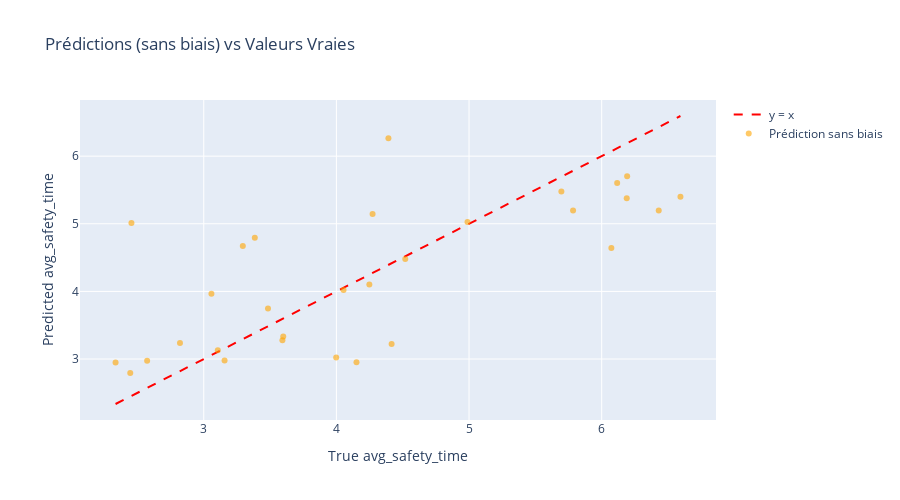
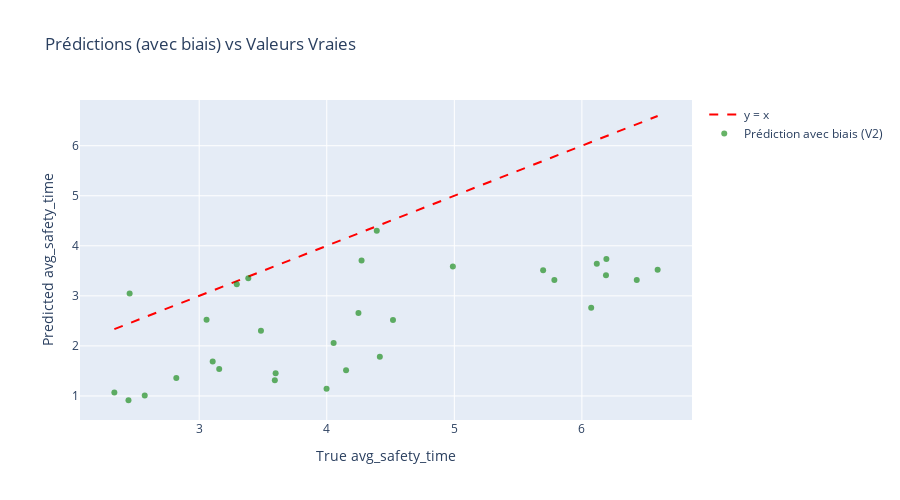
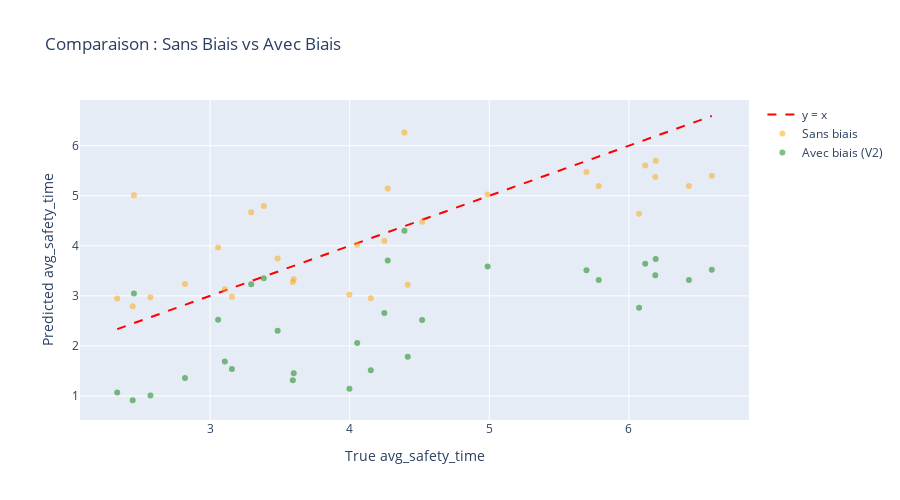
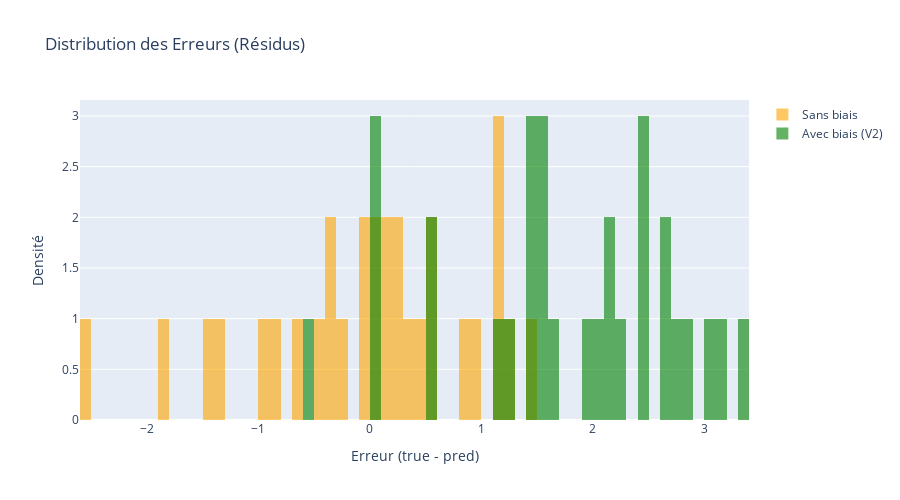

Write notebook code for charts like these, in order.
### Markdown cell above
# 8.Visualisations du modèle final

### Code cell
# ============================================================
# Visualisations du modèle final
# ============================================================

import plotly.graph_objects as go
import numpy as np
import pandas as pd

# Dataset d'évaluation déjà construit en Cellule 7
df_eval_vis = pd.DataFrame({
    "true": y_true,
    "pred_no_bias": y_pred_no_bias,
    "pred_final": y_pred_final,
    "weather": weather_test.values,
})

# ------------------------------------------------------------
# 1. Scatter : prédiction sans biais vs valeurs vraies
# ------------------------------------------------------------

m = df_eval_vis["true"].min()
M = df_eval_vis["true"].max()

fig1 = go.Figure()

fig1.add_trace(go.Scatter(
    x=[m, M], y=[m, M],
    mode="lines",
    name="y = x",
    line=dict(color="red", dash="dash")
))

fig1.add_trace(go.Scatter(
    x=df_eval_vis["true"],
    y=df_eval_vis["pred_no_bias"],
    mode="markers",
    name="Prédiction sans biais",
    marker=dict(color="orange", size=6, opacity=0.6)
))

fig1.update_layout(
    title="Prédictions (sans biais) vs Valeurs Vraies",
    xaxis_title="True avg_safety_time",
    yaxis_title="Predicted avg_safety_time",
    width=900, height=500
)

fig1.show()

# ------------------------------------------------------------
# 2. Scatter : prédiction finale (avec biais) vs valeurs vraies
# ------------------------------------------------------------

fig2 = go.Figure()

fig2.add_trace(go.Scatter(
    x=[m, M], y=[m, M],
    mode="lines",
    name="y = x",
    line=dict(color="red", dash="dash")
))

fig2.add_trace(go.Scatter(
    x=df_eval_vis["true"],
    y=df_eval_vis["pred_final"],
    mode="markers",
    name="Prédiction avec biais (V2)",
    marker=dict(color="green", size=6, opacity=0.6)
))

fig2.update_layout(
    title="Prédictions (avec biais) vs Valeurs Vraies",
    xaxis_title="True avg_safety_time",
    yaxis_title="Predicted avg_safety_time",
    width=900, height=500
)

fig2.show()

# ------------------------------------------------------------
# 3. Scatter combiné (comparaison directe)
# ------------------------------------------------------------

fig3 = go.Figure()

fig3.add_trace(go.Scatter(
    x=[m, M], y=[m, M],
    mode="lines",
    name="y = x",
    line=dict(color="red", dash="dash")
))

fig3.add_trace(go.Scatter(
    x=df_eval_vis["true"],
    y=df_eval_vis["pred_no_bias"],
    mode="markers",
    name="Sans biais",
    marker=dict(color="orange", size=6, opacity=0.5)
))

fig3.add_trace(go.Scatter(
    x=df_eval_vis["true"],
    y=df_eval_vis["pred_final"],
    mode="markers",
    name="Avec biais (V2)",
    marker=dict(color="green", size=6, opacity=0.5)
))

fig3.update_layout(
    title="Comparaison : Sans Biais vs Avec Biais",
    xaxis_title="True avg_safety_time",
    yaxis_title="Predicted avg_safety_time",
    width=900, height=500
)

fig3.show()

# ------------------------------------------------------------
# 4. Distribution des résidus
# ------------------------------------------------------------

errors_no_bias = df_eval_vis["true"] - df_eval_vis["pred_no_bias"]
errors_final   = df_eval_vis["true"] - df_eval_vis["pred_final"]

fig4 = go.Figure()

fig4.add_trace(go.Histogram(
    x=errors_no_bias,
    nbinsx=40,
    name="Sans biais",
    marker_color="orange",
    opacity=0.6
))

fig4.add_trace(go.Histogram(
    x=errors_final,
    nbinsx=40,
    name="Avec biais (V2)",
    marker_color="green",
    opacity=0.6
))

fig4.update_layout(
    title="Distribution des Erreurs (Résidus)",
    xaxis_title="Erreur (true - pred)",
    yaxis_title="Densité",
    barmode="overlay",
    width=900, height=500
)

fig4.show()

# ------------------------------------------------------------
# 5. Visualisation des prédictions par météo (option thèse very useful)
# ------------------------------------------------------------

fig5 = go.Figure()

colors = {"clear": "blue", "rain": "green", "night": "purple"}

for w in ["clear", "rain", "night"]:
    subset = df_eval_vis[df_eval_vis["weather"] == w]
    fig5.add_trace(go.Scatter(
        x=subset["true"],
        y=subset["pred_final"],
        mode="markers",
        name=w,
        marker=dict(color=colors[w], size=7, opacity=0.7)
    ))

fig5.add_trace(go.Scatter(
    x=[m, M], y=[m, M],
    mode="lines",
    name="y = x",
    line=dict(color="red", dash="dash")
))

fig5.update_layout(
    title="Prédictions finales par météo",
    xaxis_title="True avg_safety_time",
    yaxis_title="Predicted avg_safety_time",
    width=900, height=500
)

fig5.show()

### Figure 1 — Plotly figure (JSON) as saved in the notebook; plotly's stock layout.template omitted (floating-point values rounded to 4 significant figures)
{"data": [{"line": {"color": "red", "dash": "dash"}, "mode": "lines", "name": "y = x", "type": "scatter", "x": [2.335, 6.594], "y": [2.335, 6.594]}, {"marker": {"color": "orange", "opacity": 0.6, "size": 6}, "mode": "markers", "name": "Prédiction sans biais", "type": "scatter", "x": [6.594, 4.392, 4.416, 5.784, 6.073, 6.192, 2.446, 4.248, 3.999, 6.43, 4.151, 2.573, 4.519, 3.593, 6.117, 2.335, 3.106, 3.599, 2.821, 3.385, 5.696, 4.273, 2.455, 3.295, 4.988, 3.058, 3.157, 3.484, 4.054, 6.189], "y": [5.4, 6.265, 3.223, 5.197, 4.641, 5.702, 2.792, 4.1, 3.023, 5.197, 2.954, 2.973, 4.481, 3.277, 5.603, 2.947, 3.131, 3.332, 3.237, 4.794, 5.477, 5.146, 5.012, 4.672, 5.027, 3.966, 2.98, 3.746, 4.019, 5.376]}], "layout": {"height": 500, "title": {"text": "Prédictions (sans biais) vs Valeurs Vraies"}, "width": 900, "xaxis": {"title": {"text": "True avg_safety_time"}}, "yaxis": {"title": {"text": "Predicted avg_safety_time"}}}}

### Figure 2 — Plotly figure (JSON) as saved in the notebook; plotly's stock layout.template omitted (floating-point values rounded to 4 significant figures)
{"data": [{"line": {"color": "red", "dash": "dash"}, "mode": "lines", "name": "y = x", "type": "scatter", "x": [2.335, 6.594], "y": [2.335, 6.594]}, {"marker": {"color": "green", "opacity": 0.6, "size": 6}, "mode": "markers", "name": "Prédiction avec biais (V2)", "type": "scatter", "x": [6.594, 4.392, 4.416, 5.784, 6.073, 6.192, 2.446, 4.248, 3.999, 6.43, 4.151, 2.573, 4.519, 3.593, 6.117, 2.335, 3.106, 3.599, 2.821, 3.385, 5.696, 4.273, 2.455, 3.295, 4.988, 3.058, 3.157, 3.484, 4.054, 6.189], "y": [3.522, 4.302, 1.782, 3.319, 2.763, 3.739, 0.9141, 2.659, 1.145, 3.319, 1.512, 1.01, 2.518, 1.314, 3.64, 1.069, 1.69, 1.454, 1.359, 3.353, 3.514, 3.705, 3.049, 3.23, 3.585, 2.524, 1.538, 2.305, 2.056, 3.413]}], "layout": {"height": 500, "title": {"text": "Prédictions (avec biais) vs Valeurs Vraies"}, "width": 900, "xaxis": {"title": {"text": "True avg_safety_time"}}, "yaxis": {"title": {"text": "Predicted avg_safety_time"}}}}

### Figure 3 — Plotly figure (JSON) as saved in the notebook; plotly's stock layout.template omitted (floating-point values rounded to 4 significant figures)
{"data": [{"line": {"color": "red", "dash": "dash"}, "mode": "lines", "name": "y = x", "type": "scatter", "x": [2.335, 6.594], "y": [2.335, 6.594]}, {"marker": {"color": "orange", "opacity": 0.5, "size": 6}, "mode": "markers", "name": "Sans biais", "type": "scatter", "x": [6.594, 4.392, 4.416, 5.784, 6.073, 6.192, 2.446, 4.248, 3.999, 6.43, 4.151, 2.573, 4.519, 3.593, 6.117, 2.335, 3.106, 3.599, 2.821, 3.385, 5.696, 4.273, 2.455, 3.295, 4.988, 3.058, 3.157, 3.484, 4.054, 6.189], "y": [5.4, 6.265, 3.223, 5.197, 4.641, 5.702, 2.792, 4.1, 3.023, 5.197, 2.954, 2.973, 4.481, 3.277, 5.603, 2.947, 3.131, 3.332, 3.237, 4.794, 5.477, 5.146, 5.012, 4.672, 5.027, 3.966, 2.98, 3.746, 4.019, 5.376]}, {"marker": {"color": "green", "opacity": 0.5, "size": 6}, "mode": "markers", "name": "Avec biais (V2)", "type": "scatter", "x": [6.594, 4.392, 4.416, 5.784, 6.073, 6.192, 2.446, 4.248, 3.999, 6.43, 4.151, 2.573, 4.519, 3.593, 6.117, 2.335, 3.106, 3.599, 2.821, 3.385, 5.696, 4.273, 2.455, 3.295, 4.988, 3.058, 3.157, 3.484, 4.054, 6.189], "y": [3.522, 4.302, 1.782, 3.319, 2.763, 3.739, 0.9141, 2.659, 1.145, 3.319, 1.512, 1.01, 2.518, 1.314, 3.64, 1.069, 1.69, 1.454, 1.359, 3.353, 3.514, 3.705, 3.049, 3.23, 3.585, 2.524, 1.538, 2.305, 2.056, 3.413]}], "layout": {"height": 500, "title": {"text": "Comparaison : Sans Biais vs Avec Biais"}, "width": 900, "xaxis": {"title": {"text": "True avg_safety_time"}}, "yaxis": {"title": {"text": "Predicted avg_safety_time"}}}}

### Figure 4 — Plotly figure (JSON) as saved in the notebook; plotly's stock layout.template omitted (floating-point values rounded to 4 significant figures)
{"data": [{"marker": {"color": "orange"}, "name": "Sans biais", "nbinsx": 40, "opacity": 0.6, "type": "histogram", "x": [1.194, -1.873, 1.193, 0.5874, 1.432, 0.4904, -0.3462, 0.148, 0.9758, 1.233, 1.198, -0.3999, 0.03811, 0.3159, 0.5138, -0.6118, -0.02537, 0.267, -0.4166, -1.409, 0.2194, -0.8734, -2.557, -1.377, -0.03817, -0.9079, 0.1769, -0.2621, 0.03491, 0.8124]}, {"marker": {"color": "green"}, "name": "Avec biais (V2)", "nbinsx": 40, "opacity": 0.6, "type": "histogram", "x": [3.072, 0.09006, 2.635, 2.465, 3.31, 2.453, 1.532, 1.59, 2.854, 3.111, 2.639, 1.563, 2.001, 2.279, 2.477, 1.266, 1.416, 2.145, 1.461, 0.0323, 2.182, 0.5682, -0.5943, 0.06411, 1.403, 0.5337, 1.619, 1.18, 1.998, 2.775]}], "layout": {"barmode": "overlay", "height": 500, "title": {"text": "Distribution des Erreurs (Résidus)"}, "width": 900, "xaxis": {"title": {"text": "Erreur (true - pred)"}}, "yaxis": {"title": {"text": "Densité"}}}}
